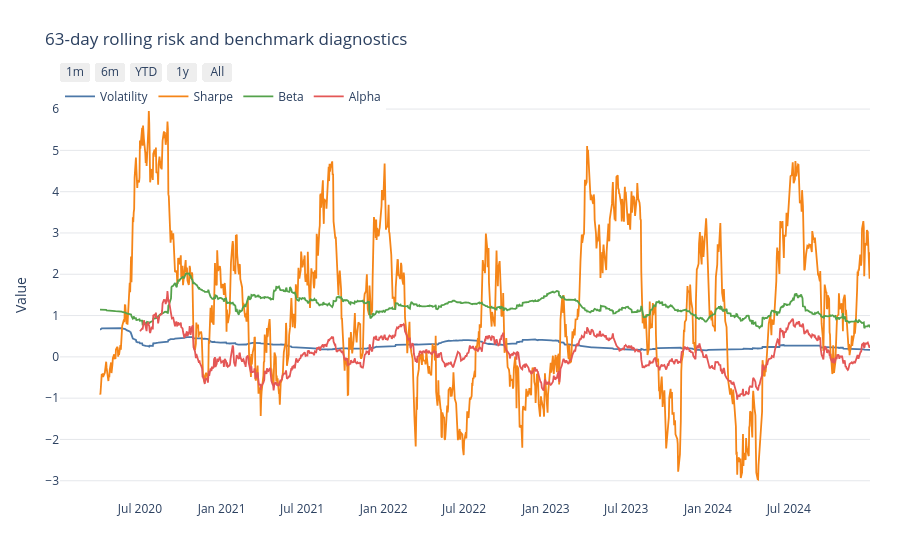

The notebook cell this image was saved under:
### Markdown cell above
## 7. Diagnose changing risk and benchmark sensitivity

Rolling metrics make regime changes visible. A 63-business-day window is roughly one quarter. Beta measures sensitivity to the benchmark; Jensen alpha measures annualized return unexplained by that beta.

The four diagnostics are combined into one interactive figure and saved for inspection.

### Code cell
window = 63
rolling = pd.concat(
    {
        "Volatility": q.plot.rolling_volatility(strategy, window),
        "Sharpe": q.plot.rolling_sharpe(strategy, window),
        "Beta": q.plot.rolling_beta(strategy, benchmark, window),
        "Alpha": q.plot.rolling_alpha(strategy, benchmark, window),
    },
    axis=1,
)

rolling_figure = q.plot.col(
    rolling,
    title=f"{window}-day rolling risk and benchmark diagnostics",
    ylabel="Value",
    height=550,
)
q.plot.show(rolling_figure, "rolling_diagnostics", save_to=OUTPUT_DIR)

### Figure 1 — Plotly figure (JSON) as saved in the notebook; plotly's stock layout.template omitted (floating-point values rounded to 4 significant figures; data arrays with more than 128 entries replaced by an {"elided": "..."} marker saying what was removed)
{"data": [{"line": {"color": "#4C78A8", "width": 1.8}, "mode": "lines", "name": "Volatility", "type": "scatter", "x": {"elided": "1257 str values"}, "y": {"elided": "1257 float values"}}, {"line": {"color": "#F58518", "width": 1.8}, "mode": "lines", "name": "Sharpe", "type": "scatter", "x": {"elided": "1257 str values"}, "y": {"elided": "1257 float values"}}, {"line": {"color": "#54A24B", "width": 1.8}, "mode": "lines", "name": "Beta", "type": "scatter", "x": {"elided": "1257 str values"}, "y": {"elided": "1257 float values"}}, {"line": {"color": "#E45756", "width": 1.8}, "mode": "lines", "name": "Alpha", "type": "scatter", "x": {"elided": "1257 str values"}, "y": {"elided": "1257 float values"}}], "layout": {"height": 550, "hovermode": "x unified", "legend": {"orientation": "h", "x": 0, "xanchor": "left", "y": 1.02}, "margin": {"b": 50, "l": 60, "r": 30, "t": 90}, "title": {"text": "63-day rolling risk and benchmark diagnostics"}, "xaxis": {"range": ["2020-01-03T00:00:00", "2024-12-31T00:00:00"], "rangeselector": {"buttons": [{"count": 1, "label": "1m", "step": "month", "stepmode": "backward"}, {"count": 6, "label": "6m", "step": "month", "stepmode": "backward"}, {"count": 1, "label": "YTD", "step": "year", "stepmode": "todate"}, {"count": 1, "label": "1y", "step": "year", "stepmode": "backward"}, {"label": "All", "step": "all"}]}, "rangeslider": {"visible": false}, "showgrid": false}, "yaxis": {"gridcolor": "#E5E7EB", "showgrid": true, "title": {"text": "Value"}, "zeroline": false}}}
